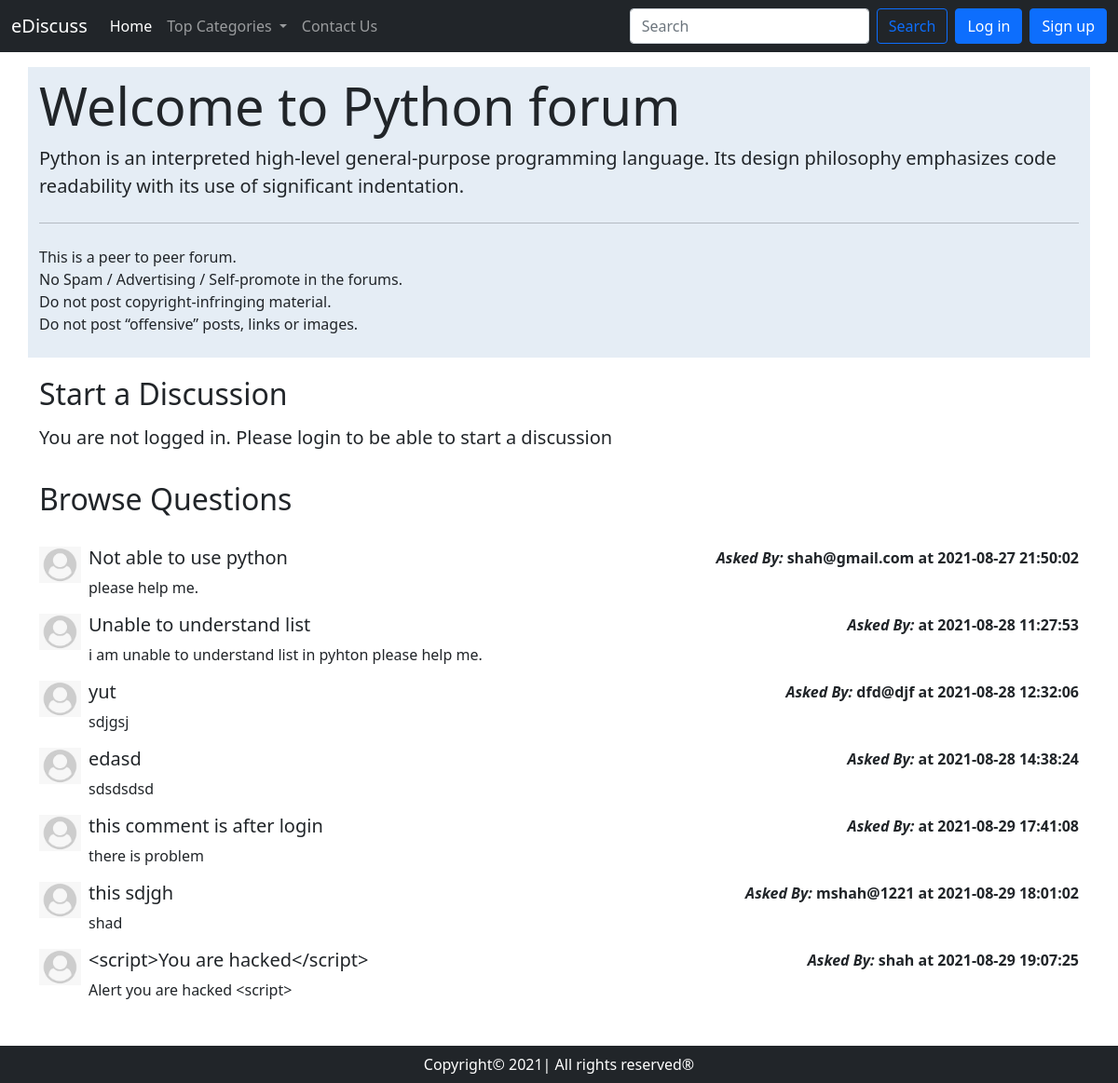
The app's page /threadlist.php?catid=1 with its own data.
### tables this page shows
CREATE TABLE `categories` (
  `category_id` int(8) NOT NULL,
  `category_name` varchar(255) NOT NULL,
  `category_desc` varchar(255) NOT NULL,
  `created` datetime NOT NULL DEFAULT current_timestamp()
);

CREATE TABLE `threads` (
  `thread_id` int(7) NOT NULL,
  `thread_title` varchar(255) NOT NULL,
  `thread_desc` text NOT NULL,
  `thread_cat_id` int(7) NOT NULL,
  `thread_user_id` int(7) NOT NULL,
  `timestamp` datetime NOT NULL DEFAULT current_timestamp()
);

CREATE TABLE `users` (
  `sno` int(8) NOT NULL,
  `user_email` varchar(20) NOT NULL,
  `user_pass` varchar(255) NOT NULL,
  `timestamp` datetime NOT NULL DEFAULT current_timestamp()
);

### threadlist.php (the view, shortened to what this page needs)
<!doctype html>
<html lang="en">
<head>
    <link href="https://cdn.jsdelivr.net/npm/bootstrap@5.1.0/dist/css/bootstrap.min.css" rel="stylesheet"
>
</head>
<body>
    <?php include 'partials.php/_dbconnect.php';  ?>
    <?php include 'partials.php/_header.php'; ?>
    <?php
    $id=$_GET['catid'];
    $sql="SELECT * FROM `categories` WHERE category_id=$id;";
          $result=mysqli_query($conn,$sql);
while ($row=mysqli_fetch_assoc($result)) {
    $catname=$row['category_name'];
    $catdesc=$row['category_desc'];
}
    ?>
    <div class="container my-3 py-2" id="threadhead">
        <div class="jumbotron jumbotron-fluid">
            <h1 class="display-4">Welcome to <?php echo $catname; ?> forum</h1>
            <p class="lead"><?php echo $catdesc; ?> </p>
            <hr class="my-4">
            <p>This is a peer to peer forum.<br>No Spam / Advertising / Self-promote in the forums.
                <br>Do not post copyright-infringing material.
                <br>Do not post “offensive” posts, links or images.
            </p>
        </div>
    </div>
<?php
if(isset($_SESSION['loggedin'])&&$_SESSION['loggedin']==true){
    $showthread=true;
    echo '<div class="container" id="discussion">
        <h2 class="py-3">Start a Discussion</h2>
        <form action="'.$_SERVER['REQUEST_URI'].'" method="post">
            <div class="mb-3">
                <label for="exampleInputEmail1" class="form-label">Problem Title</label>
                <input type="text" class="form-control" id="title" name="title" aria-describedby="emailHelp">
                <div id="emailHelp" class="form-text">We will never share your email with anyone else.</div>
            </div>
            <input type="hidden" name="sno" value="'.$_SESSION['sno'].'">
            <div class="form-group">
                <label for="exampleFormControlTextarea1">Ellaborate Your Concern</label>
                <textarea class="form-control" id="desc" name="desc" rows="3"></textarea>
            </div>
            <button type="submit" class="btn btn-primary my-3">Submit</button>
        </form>
    </div>';}
    else{
        echo '<div class="container">
        <h2 class="py-1">Start a Discussion</h2>
        <p class="lead">You are not logged in. Please login to be able to start a discussion</p>
        </div>';
    }
    ?>
    <div class="container mb-5" id=footer>
        <h2 class="py-3">Browse Questions</h2>
        <?php
    $id=$_GET['catid'];
    $sql="SELECT * FROM `threads` WHERE thread_cat_id=$id ";
          $result=mysqli_query($conn,$sql);
while ($row=mysqli_fetch_assoc($result)) {
    $id=$row['thread_id'];
    $title=$row['thread_title'];
    $desc=$row['thread_desc'];
    $threadtime=$row['timestamp'];
    $thread_user_id=$row['thread_user_id'];
    $sql2="SELECT user_email FROM `users` WHERE `sno`='$thread_user_id'";
    $result2=mysqli_query($conn,$sql2);
    $row2=mysqli_fetch_assoc($result2);
    echo '<div class="d-flex my-3">
            <div class="flex-shrink-0">
                <img src="img/userdefault.jfif" width="45px" alt="...">
            </div>
            <div class="flex-grow-1 ms-2">
                <h5><a href="thread.php?threadid='.$id.'" class="text-dark text-decoration-none">'.$title.'</a></h5>
                '.$desc.' </div><p class="fw-bold my-0"><i>Asked By: </i>'.$row2['user_email'].' at '.$threadtime.'</p>
        </div>';
}
    ?>
    </div>
    <?php include 'partials.php/_footer.php'; ?>
</body>
</html>

### partials.php/_header.php (shortened to what this page needs)
<?php
$showlog=true;
echo '<nav class="navbar navbar-expand-lg navbar-dark bg-dark">
<div class="container-fluid">
  <a class="navbar-brand" href="/forum">eDiscuss</a>
  <button class="navbar-toggler" type="button" data-bs-toggle="collapse" data-bs-target="#navbarSupportedContent" aria-controls="navbarSupportedContent" aria-expanded="false" aria-label="Toggle navigation">
    <span class="navbar-toggler-icon"></span>
  </button>
  <div class="collapse navbar-collapse" id="navbarSupportedContent">
    <ul class="navbar-nav me-auto mb-2 mb-lg-0">
      <li class="nav-item">
        <a class="nav-link active" aria-current="page" href="/forum">Home</a>
      </li>
      <li class="nav-item dropdown">
        <a class="nav-link dropdown-toggle" href="#" id="navbarDropdown" role="button" data-bs-toggle="dropdown" aria-expanded="false">
          Top Categories
        </a>
        <ul class="dropdown-menu" aria-labelledby="navbarDropdown">';
         echo '</ul>
      </li>
      <li class="nav-item">
        <a class="nav-link" href="contactus.php">Contact Us</a>
      </li>
    </ul>
    <form class="d-flex" action="search.php" method="get">
      <input class="form-control me-2" type="search" name="query" placeholder="Search"  aria-label="Search">
      <button class="btn btn-outline-primary" type="submit">Search</button>
    </form>';
    if($showlog){
       echo '<button class="btn btn-primary mx-2" data-bs-toggle="modal" data-bs-target="#loginModal">Log in</button>
        <button class="btn btn-primary" data-bs-toggle="modal" data-bs-target="#signupModal">Sign up</button>';
    }
 echo '</div>
</div>
</nav>';
?>

### partials.php/_footer.php
<div class="container-fluid bg-dark text-white">
    <p class="text-center mb-0 py-2" >
        Copyright&#169 2021| All rights reserved&#174
    </p>
</div>

### threadlist.php (style rules this page uses)
#footer { min-height: 433px; }
#threadhead { border: 2px ; background-color: #e5edf5; }

### records on screen
categories: category_name "Python", category_desc "Python is an interpreted high-level general-purpose programming language. Its design philosophy emphasizes code readability with its use of significant indentation."
threads: thread_title "Not able to use python", thread_desc "please help me.", users.user_email "shah@gmail.com", timestamp "2021-08-27 21:50:02"
threads: thread_title "Unable to understand list", thread_desc "i am unable to understand list in pyhton please help me.", timestamp "2021-08-28 11:27:53"
threads: thread_title "yut", thread_desc "sdjgsj", users.user_email "dfd@djf", timestamp "2021-08-28 12:32:06"
threads: thread_title "edasd", thread_desc "sdsdsdsd", timestamp "2021-08-28 14:38:24"
threads: thread_title "this comment is after login", thread_desc "there is problem", timestamp "2021-08-29 17:41:08"
threads: thread_title "this sdjgh", thread_desc "shad", users.user_email "mshah@1221", timestamp "2021-08-29 18:01:02"
threads: thread_title "<script>You are hacked</script>", thread_desc "Alert you are hacked <script>", users.user_email "shah", timestamp "2021-08-29 19:07:25"
